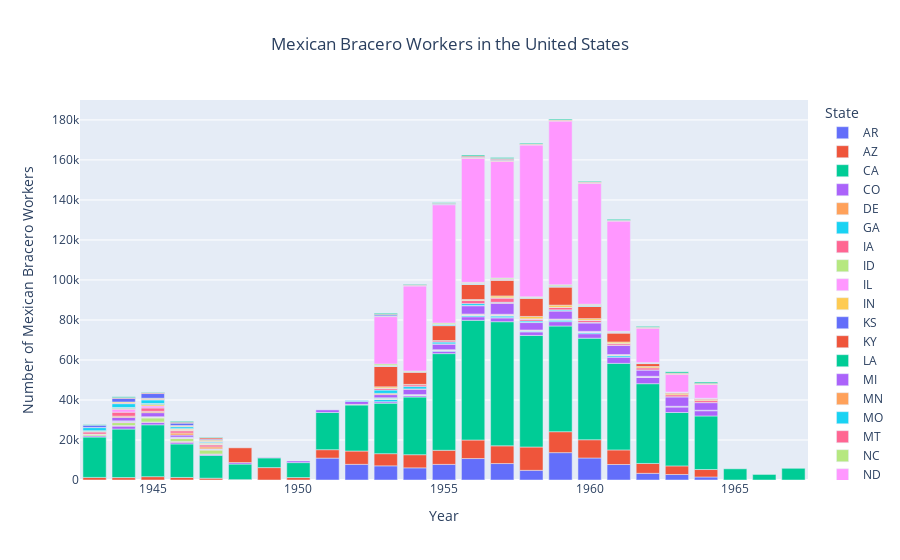

Notebook source saved alongside this figure:
### Markdown cell above
This drop before the end of the Bracero Program can even be seen in the numbers of contracted Bracero Workers. Like with seasonal workers, the decline in Bracero workers started declining in around 1960, showing that it is likely that the decline in seasonal workers was partly due to a decline in Bracero workers.

### Code cell
mexican_df = farmworkers_df[farmworkers_df['Mexican'].notna()]
mexican_df = farmworkers_df[farmworkers_df['Mexican'] > 0.0]
mexican_total = mexican_df.groupby(['State', 'Year'])['Mexican'].mean().reset_index()

bracerofig = px.bar(mexican_total, x='Year', y='Mexican', color='State', title='Mexican Bracero Workers in the United States',
                   labels={'Mexican': 'Number of Mexican Bracero Workers'})
bracerofig.update_layout(title={'x':0.5, 'xanchor': 'center'})
bracerofig.show()

### Figure 1 — Plotly figure (JSON) as saved in the notebook; plotly's stock layout.template omitted (floating-point values rounded to 4 significant figures)
{"data": [{"alignmentgroup": "True", "hovertemplate": "State=AR<br>Year=%{x}<br>Number of Mexican Bracero Workers=%{y}<extra></extra>", "legendgroup": "AR", "marker": {"color": "#636efa", "pattern": {"shape": ""}}, "name": "AR", "offsetgroup": "AR", "orientation": "v", "showlegend": true, "textposition": "auto", "type": "bar", "x": [1951, 1952, 1953, 1954, 1955, 1956, 1957, 1958, 1959, 1960, 1961, 1962, 1963, 1964], "xaxis": "x", "y": [10950, 7823.0, 7084.0, 6071.0, 7804.0, 10730.0, 8229, 4834.0, 13680.0, 11000.0, 7742.0, 3330, 2756.0, 1509.0], "yaxis": "y"}, {"alignmentgroup": "True", "hovertemplate": "State=AZ<br>Year=%{x}<br>Number of Mexican Bracero Workers=%{y}<extra></extra>", "legendgroup": "AZ", "marker": {"color": "#EF553B", "pattern": {"shape": ""}}, "name": "AZ", "offsetgroup": "AZ", "orientation": "v", "showlegend": true, "textposition": "auto", "type": "bar", "x": [1943, 1944, 1945, 1946, 1947, 1948, 1949, 1950, 1951, 1952, 1953, 1954, 1955, 1956, 1957, 1958, 1959, 1960, 1961, 1962, 1963, 1964], "xaxis": "x", "y": [1293.0, 1208.0, 1672.0, 1281.0, 900.5, 187.2, 6200, 1225, 4208.0, 6658.0, 6082.0, 6576.0, 7055.0, 9256.0, 8850.0, 11660.0, 10470.0, 9118.0, 7295.0, 4938.0, 4296, 3730.0], "yaxis": "y"}, {"alignmentgroup": "True", "hovertemplate": "State=CA<br>Year=%{x}<br>Number of Mexican Bracero Workers=%{y}<extra></extra>", "legendgroup": "CA", "marker": {"color": "#00cc96", "pattern": {"shape": ""}}, "name": "CA", "offsetgroup": "CA", "orientation": "v", "showlegend": true, "textposition": "auto", "type": "bar", "x": [1943, 1944, 1945, 1946, 1947, 1948, 1949, 1950, 1951, 1952, 1953, 1954, 1955, 1956, 1957, 1958, 1959, 1960, 1961, 1962, 1963, 1964, 1965, 1966, 1967], "xaxis": "x", "y": [20180.0, 24250.0, 25930.0, 16750.0, 11410.0, 7783.0, 4858.0, 7475, 18600, 23010.0, 25260.0, 28830.0, 48325, 59840.0, 62050.0, 55780.0, 52830.0, 50780.0, 43270, 39880.0, 26690.0, 26770.0, 5593.0, 2772, 5850], "yaxis": "y"}, {"alignmentgroup": "True", "hovertemplate": "State=CO<br>Year=%{x}<br>Number of Mexican Bracero Workers=%{y}<extra></extra>", "legendgroup": "CO", "marker": {"color": "#ab63fa", "pattern": {"shape": ""}}, "name": "CO", "offsetgroup": "CO", "orientation": "v", "showlegend": true, "textposition": "auto", "type": "bar", "x": [1943, 1944, 1945, 1946, 1947, 1949, 1950, 1953, 1954, 1955, 1956, 1957, 1958, 1959, 1960, 1961, 1962, 1963, 1964], "xaxis": "x", "y": [578.9, 1449.0, 1114.0, 793.2, 518, 234, 812, 710.4, 659.2, 1200, 1784.0, 1924.0, 1762.0, 2167.0, 2232.0, 3033.0, 3192.0, 2811.0, 2625.0], "yaxis": "y"}, {"alignmentgroup": "True", "hovertemplate": "State=DE<br>Year=%{x}<br>Number of Mexican Bracero Workers=%{y}<extra></extra>", "legendgroup": "DE", "marker": {"color": "#FFA15A", "pattern": {"shape": ""}}, "name": "DE", "offsetgroup": "DE", "orientation": "v", "showlegend": true, "textposition": "auto", "type": "bar", "x": [1957], "xaxis": "x", "y": [115], "yaxis": "y"}, {"alignmentgroup": "True", "hovertemplate": "State=GA<br>Year=%{x}<br>Number of Mexican Bracero Workers=%{y}<extra></extra>", "legendgroup": "GA", "marker": {"color": "#19d3f3", "pattern": {"shape": ""}}, "name": "GA", "offsetgroup": "GA", "orientation": "v", "showlegend": true, "textposition": "auto", "type": "bar", "x": [1953, 1954, 1955, 1956, 1957, 1958, 1959, 1960, 1961], "xaxis": "x", "y": [1152, 212.5, 242.3, 646.7, 888, 439, 821, 644.5, 763.5], "yaxis": "y"}, {"alignmentgroup": "True", "hovertemplate": "State=IA<br>Year=%{x}<br>Number of Mexican Bracero Workers=%{y}<extra></extra>", "legendgroup": "IA", "marker": {"color": "#FF6692", "pattern": {"shape": ""}}, "name": "IA", "offsetgroup": "IA", "orientation": "v", "showlegend": true, "textposition": "auto", "type": "bar", "x": [1944, 1945, 1946, 1947, 1953, 1956, 1957, 1958, 1959, 1960, 1961, 1962], "xaxis": "x", "y": [329.2, 292.7, 423.4, 172.6, 40, 30.67, 32, 44, 48.33, 70.67, 193, 98.5], "yaxis": "y"}, {"alignmentgroup": "True", "hovertemplate": "State=ID<br>Year=%{x}<br>Number of Mexican Bracero Workers=%{y}<extra></extra>", "legendgroup": "ID", "marker": {"color": "#B6E880", "pattern": {"shape": ""}}, "name": "ID", "offsetgroup": "ID", "orientation": "v", "showlegend": true, "textposition": "auto", "type": "bar", "x": [1943, 1944, 1945, 1946, 1947, 1953, 1954, 1955, 1956, 1957], "xaxis": "x", "y": [622.5, 1463.0, 2013.0, 1519, 1957.0, 223.8, 159.4, 179.2, 177.2, 127.2], "yaxis": "y"}, {"alignmentgroup": "True", "hovertemplate": "State=IL<br>Year=%{x}<br>Number of Mexican Bracero Workers=%{y}<extra></extra>", "legendgroup": "IL", "marker": {"color": "#FF97FF", "pattern": {"shape": ""}}, "name": "IL", "offsetgroup": "IL", "orientation": "v", "showlegend": true, "textposition": "auto", "type": "bar", "x": [1944, 1945, 1946, 1947, 1953, 1954, 1955, 1956, 1957, 1958, 1959, 1960, 1961, 1962, 1963], "xaxis": "x", "y": [576.8, 312.7, 379.1, 269.2, 24.6, 74.57, 159, 140.7, 150, 112.3, 82.5, 123, 47.5, 113, 35], "yaxis": "y"}, {"alignmentgroup": "True", "hovertemplate": "State=IN<br>Year=%{x}<br>Number of Mexican Bracero Workers=%{y}<extra></extra>", "legendgroup": "IN", "marker": {"color": "#FECB52", "pattern": {"shape": ""}}, "name": "IN", "offsetgroup": "IN", "orientation": "v", "showlegend": true, "textposition": "auto", "type": "bar", "x": [1944, 1945, 1946, 1947, 1952, 1953, 1954, 1955, 1956, 1957, 1958, 1959, 1960, 1961, 1962, 1963, 1964], "xaxis": "x", "y": [74.5, 191.1, 107.2, 86.88, 310, 210.2, 116.2, 166.5, 158, 255.2, 222, 187.4, 218.5, 293, 202.5, 185.5, 101], "yaxis": "y"}, {"alignmentgroup": "True", "hovertemplate": "State=KS<br>Year=%{x}<br>Number of Mexican Bracero Workers=%{y}<extra></extra>", "legendgroup": "KS", "marker": {"color": "#636efa", "pattern": {"shape": ""}}, "name": "KS", "offsetgroup": "KS", "orientation": "v", "showlegend": true, "textposition": "auto", "type": "bar", "x": [1943, 1944, 1945, 1946, 1947, 1956, 1957, 1958, 1959, 1960, 1961, 1962, 1963, 1964], "xaxis": "x", "y": [62.25, 218.9, 104.7, 180.6, 188.6, 28.67, 95, 39, 12.6, 14.17, 34, 78.5, 80.5, 143.3], "yaxis": "y"}, {"alignmentgroup": "True", "hovertemplate": "State=KY<br>Year=%{x}<br>Number of Mexican Bracero Workers=%{y}<extra></extra>", "legendgroup": "KY", "marker": {"color": "#EF553B", "pattern": {"shape": ""}}, "name": "KY", "offsetgroup": "KY", "orientation": "v", "showlegend": true, "textposition": "auto", "type": "bar", "x": [1953, 1956, 1957, 1958, 1959, 1960, 1961], "xaxis": "x", "y": [73.5, 193.5, 142.4, 96, 162.6, 94.25, 57], "yaxis": "y"}, {"alignmentgroup": "True", "hovertemplate": "State=LA<br>Year=%{x}<br>Number of Mexican Bracero Workers=%{y}<extra></extra>", "legendgroup": "LA", "marker": {"color": "#00cc96", "pattern": {"shape": ""}}, "name": "LA", "offsetgroup": "LA", "orientation": "v", "showlegend": true, "textposition": "auto", "type": "bar", "x": [1953], "xaxis": "x", "y": [245.7], "yaxis": "y"}, {"alignmentgroup": "True", "hovertemplate": "State=MI<br>Year=%{x}<br>Number of Mexican Bracero Workers=%{y}<extra></extra>", "legendgroup": "MI", "marker": {"color": "#ab63fa", "pattern": {"shape": ""}}, "name": "MI", "offsetgroup": "MI", "orientation": "v", "showlegend": true, "textposition": "auto", "type": "bar", "x": [1944, 1945, 1946, 1947, 1948, 1951, 1952, 1953, 1954, 1955, 1956, 1957, 1958, 1959, 1960, 1961, 1962, 1963, 1964], "xaxis": "x", "y": [1735, 2040, 1036.0, 54.55, 745.3, 1286.0, 1475.0, 1587.0, 2707.0, 2816.0, 4122.0, 5506.0, 3715, 4062.0, 4258.0, 4545.0, 3177.0, 4736.0, 3814.0], "yaxis": "y"}, {"alignmentgroup": "True", "hovertemplate": "State=MN<br>Year=%{x}<br>Number of Mexican Bracero Workers=%{y}<extra></extra>", "legendgroup": "MN", "marker": {"color": "#FFA15A", "pattern": {"shape": ""}}, "name": "MN", "offsetgroup": "MN", "orientation": "v", "showlegend": true, "textposition": "auto", "type": "bar", "x": [1943, 1944, 1945, 1946, 1947, 1953, 1954, 1955, 1956, 1957, 1958, 1959, 1960, 1961, 1962, 1963, 1964], "xaxis": "x", "y": [235.5, 612, 669.6, 1030.0, 990.9, 615.3, 138, 104, 155, 259.8, 100, 58, 49, 37.5, 29.33, 26.33, 14], "yaxis": "y"}, {"alignmentgroup": "True", "hovertemplate": "State=MO<br>Year=%{x}<br>Number of Mexican Bracero Workers=%{y}<extra></extra>", "legendgroup": "MO", "marker": {"color": "#19d3f3", "pattern": {"shape": ""}}, "name": "MO", "offsetgroup": "MO", "orientation": "v", "showlegend": true, "textposition": "auto", "type": "bar", "x": [1953, 1954, 1955, 1956, 1957, 1958, 1959, 1960], "xaxis": "x", "y": [1650, 1163.0, 906, 938.3, 227.5, 685, 497, 194.8], "yaxis": "y"}, {"alignmentgroup": "True", "hovertemplate": "State=MT<br>Year=%{x}<br>Number of Mexican Bracero Workers=%{y}<extra></extra>", "legendgroup": "MT", "marker": {"color": "#FF6692", "pattern": {"shape": ""}}, "name": "MT", "offsetgroup": "MT", "orientation": "v", "showlegend": true, "textposition": "auto", "type": "bar", "x": [1943, 1944, 1945, 1946, 1947, 1953, 1954, 1955, 1956, 1957, 1958, 1959, 1960, 1961, 1962, 1963, 1964], "xaxis": "x", "y": [1029.0, 1986.0, 1669.0, 1081.0, 986.7, 847, 877.7, 627.7, 1507, 2082.0, 831, 1217, 1002, 798.7, 1011.0, 981.7, 983.5], "yaxis": "y"}, {"alignmentgroup": "True", "hovertemplate": "State=NC<br>Year=%{x}<br>Number of Mexican Bracero Workers=%{y}<extra></extra>", "legendgroup": "NC", "marker": {"color": "#B6E880", "pattern": {"shape": ""}}, "name": "NC", "offsetgroup": "NC", "orientation": "v", "showlegend": true, "textposition": "auto", "type": "bar", "x": [1947], "xaxis": "x", "y": [330.3], "yaxis": "y"}, {"alignmentgroup": "True", "hovertemplate": "State=ND<br>Year=%{x}<br>Number of Mexican Bracero Workers=%{y}<extra></extra>", "legendgroup": "ND", "marker": {"color": "#FF97FF", "pattern": {"shape": ""}}, "name": "ND", "offsetgroup": "ND", "orientation": "v", "showlegend": true, "textposition": "auto", "type": "bar", "x": [1943, 1944, 1945, 1946, 1947, 1953, 1957, 1958, 1959, 1960, 1961], "xaxis": "x", "y": [199.5, 1503.0, 1036.0, 242.2, 58.22, 80, 170, 249, 36, 54, 108], "yaxis": "y"}, {"alignmentgroup": "True", "hovertemplate": "State=NE<br>Year=%{x}<br>Number of Mexican Bracero Workers=%{y}<extra></extra>", "legendgroup": "NE", "marker": {"color": "#FECB52", "pattern": {"shape": ""}}, "name": "NE", "offsetgroup": "NE", "orientation": "v", "showlegend": true, "textposition": "auto", "type": "bar", "x": [1943, 1944, 1945, 1946, 1947, 1953, 1954, 1955, 1956, 1957, 1958, 1959, 1960, 1961, 1962, 1963, 1964], "xaxis": "x", "y": [182.5, 425.7, 684.3, 663.8, 505.9, 698, 209.5, 123.9, 450.8, 896.7, 1202.0, 1072, 811.3, 765.3, 702, 681.8, 546.3], "yaxis": "y"}, {"alignmentgroup": "True", "hovertemplate": "State=NH<br>Year=%{x}<br>Number of Mexican Bracero Workers=%{y}<extra></extra>", "legendgroup": "NH", "marker": {"color": "#636efa", "pattern": {"shape": ""}}, "name": "NH", "offsetgroup": "NH", "orientation": "v", "showlegend": true, "textposition": "auto", "type": "bar", "x": [1956], "xaxis": "x", "y": [79], "yaxis": "y"}, {"alignmentgroup": "True", "hovertemplate": "State=NM<br>Year=%{x}<br>Number of Mexican Bracero Workers=%{y}<extra></extra>", "legendgroup": "NM", "marker": {"color": "#EF553B", "pattern": {"shape": ""}}, "name": "NM", "offsetgroup": "NM", "orientation": "v", "showlegend": true, "textposition": "auto", "type": "bar", "x": [1946, 1948, 1953, 1954, 1955, 1956, 1957, 1958, 1959, 1960, 1961, 1962, 1963, 1964], "xaxis": "x", "y": [22.38, 7356, 10230.0, 6132.0, 7463.0, 7571.0, 7945, 9125.0, 9087.0, 6082.0, 4514.0, 1443.0, 543.8, 393.6], "yaxis": "y"}, {"alignmentgroup": "True", "hovertemplate": "State=NV<br>Year=%{x}<br>Number of Mexican Bracero Workers=%{y}<extra></extra>", "legendgroup": "NV", "marker": {"color": "#00cc96", "pattern": {"shape": ""}}, "name": "NV", "offsetgroup": "NV", "orientation": "v", "showlegend": true, "textposition": "auto", "type": "bar", "x": [1943, 1944, 1945, 1946, 1947, 1953, 1954, 1955, 1956, 1957, 1958, 1959, 1960, 1961, 1962, 1963], "xaxis": "x", "y": [281.1, 304.5, 443.4, 220, 119.1, 82, 60, 43, 22.33, 31, 39.57, 37.71, 60.86, 25.14, 29, 29], "yaxis": "y"}, {"alignmentgroup": "True", "hovertemplate": "State=NY<br>Year=%{x}<br>Number of Mexican Bracero Workers=%{y}<extra></extra>", "legendgroup": "NY", "marker": {"color": "#ab63fa", "pattern": {"shape": ""}}, "name": "NY", "offsetgroup": "NY", "orientation": "v", "showlegend": true, "textposition": "auto", "type": "bar", "x": [1947], "xaxis": "x", "y": [173.7], "yaxis": "y"}, {"alignmentgroup": "True", "hovertemplate": "State=OH<br>Year=%{x}<br>Number of Mexican Bracero Workers=%{y}<extra></extra>", "legendgroup": "OH", "marker": {"color": "#FFA15A", "pattern": {"shape": ""}}, "name": "OH", "offsetgroup": "OH", "orientation": "v", "showlegend": true, "textposition": "auto", "type": "bar", "x": [1944, 1945, 1956, 1957], "xaxis": "x", "y": [129, 80.75, 50, 64], "yaxis": "y"}, {"alignmentgroup": "True", "hovertemplate": "State=OR<br>Year=%{x}<br>Number of Mexican Bracero Workers=%{y}<extra></extra>", "legendgroup": "OR", "marker": {"color": "#19d3f3", "pattern": {"shape": ""}}, "name": "OR", "offsetgroup": "OR", "orientation": "v", "showlegend": true, "textposition": "auto", "type": "bar", "x": [1943, 1944, 1945, 1946, 1947, 1952, 1953, 1955, 1956, 1957, 1958, 1959, 1960, 1961, 1962, 1963, 1964], "xaxis": "x", "y": [1537.0, 1894.0, 1786.0, 901.8, 486, 425.2, 159, 590.5, 349.6, 205, 199, 359, 349, 327, 234, 67, 187], "yaxis": "y"}, {"alignmentgroup": "True", "hovertemplate": "State=SD<br>Year=%{x}<br>Number of Mexican Bracero Workers=%{y}<extra></extra>", "legendgroup": "SD", "marker": {"color": "#FF6692", "pattern": {"shape": ""}}, "name": "SD", "offsetgroup": "SD", "orientation": "v", "showlegend": true, "textposition": "auto", "type": "bar", "x": [1943, 1944, 1945, 1946, 1947, 1953, 1954, 1955, 1956, 1957, 1958, 1959, 1960, 1961, 1962, 1963, 1964], "xaxis": "x", "y": [73.62, 308.2, 340.5, 204.8, 144.8, 185, 209.5, 111, 202, 296, 167.5, 216, 229, 125.5, 84, 49, 51], "yaxis": "y"}, {"alignmentgroup": "True", "hovertemplate": "State=TN<br>Year=%{x}<br>Number of Mexican Bracero Workers=%{y}<extra></extra>", "legendgroup": "TN", "marker": {"color": "#B6E880", "pattern": {"shape": ""}}, "name": "TN", "offsetgroup": "TN", "orientation": "v", "showlegend": true, "textposition": "auto", "type": "bar", "x": [1953, 1954, 1955, 1956, 1957, 1958, 1959, 1960, 1961, 1962], "xaxis": "x", "y": [749.5, 315, 548.7, 376.2, 453.2, 269.8, 503.2, 478.8, 331, 165], "yaxis": "y"}, {"alignmentgroup": "True", "hovertemplate": "State=TX<br>Year=%{x}<br>Number of Mexican Bracero Workers=%{y}<extra></extra>", "legendgroup": "TX", "marker": {"color": "#FF97FF", "pattern": {"shape": ""}}, "name": "TX", "offsetgroup": "TX", "orientation": "v", "showlegend": true, "textposition": "auto", "type": "bar", "x": [1953, 1954, 1955, 1956, 1957, 1958, 1959, 1960, 1961, 1962, 1963, 1964], "xaxis": "x", "y": [23680.0, 42490.0, 59150, 62050.0, 58360.0, 75889, 81808, 60500.0, 55130.0, 17185, 8907.0, 6895], "yaxis": "y"}, {"alignmentgroup": "True", "hovertemplate": "State=UT<br>Year=%{x}<br>Number of Mexican Bracero Workers=%{y}<extra></extra>", "legendgroup": "UT", "marker": {"color": "#FECB52", "pattern": {"shape": ""}}, "name": "UT", "offsetgroup": "UT", "orientation": "v", "showlegend": true, "textposition": "auto", "type": "bar", "x": [1944, 1945, 1946, 1947, 1953, 1954, 1955, 1956, 1957, 1958, 1959, 1960, 1961, 1962, 1963, 1964], "xaxis": "x", "y": [516.2, 492.6, 410.3, 586.8, 234.2, 182, 217.7, 305.2, 461.3, 291.7, 335.6, 259.3, 208.3, 312, 291.3, 275.5], "yaxis": "y"}, {"alignmentgroup": "True", "hovertemplate": "State=WA<br>Year=%{x}<br>Number of Mexican Bracero Workers=%{y}<extra></extra>", "legendgroup": "WA", "marker": {"color": "#636efa", "pattern": {"shape": ""}}, "name": "WA", "offsetgroup": "WA", "orientation": "v", "showlegend": true, "textposition": "auto", "type": "bar", "x": [1943, 1944, 1945, 1946, 1947, 1953, 1954, 1955, 1956, 1957, 1960], "xaxis": "x", "y": [1115.0, 1823.0, 2342.0, 1175.0, 457.2, 605.1, 176.2, 271.5, 242.7, 451.2, 60], "yaxis": "y"}, {"alignmentgroup": "True", "hovertemplate": "State=WI<br>Year=%{x}<br>Number of Mexican Bracero Workers=%{y}<extra></extra>", "legendgroup": "WI", "marker": {"color": "#EF553B", "pattern": {"shape": ""}}, "name": "WI", "offsetgroup": "WI", "orientation": "v", "showlegend": true, "textposition": "auto", "type": "bar", "x": [1944, 1945, 1946, 1947, 1953, 1954, 1955, 1956, 1957, 1958, 1959, 1960, 1961, 1962, 1963, 1964], "xaxis": "x", "y": [344.5, 401, 448.8, 686.9, 351, 251.2, 251.4, 490.3, 424.9, 258.8, 275.8, 307.6, 197.8, 213, 279.8, 314.8], "yaxis": "y"}, {"alignmentgroup": "True", "hovertemplate": "State=WY<br>Year=%{x}<br>Number of Mexican Bracero Workers=%{y}<extra></extra>", "legendgroup": "WY", "marker": {"color": "#00cc96", "pattern": {"shape": ""}}, "name": "WY", "offsetgroup": "WY", "orientation": "v", "showlegend": true, "textposition": "auto", "type": "bar", "x": [1943, 1944, 1945, 1946, 1947, 1953, 1954, 1955, 1956, 1957, 1958, 1959, 1960, 1961, 1962, 1963, 1964], "xaxis": "x", "y": [273.9, 437.9, 247.2, 453, 258.6, 473, 281.2, 282, 523.8, 518.2, 394.8, 434.5, 351.2, 476, 396, 621.7, 592.3], "yaxis": "y"}], "layout": {"autosize": true, "barmode": "relative", "legend": {"title": {"text": "State"}, "tracegroupgap": 0}, "title": {"text": "Mexican Bracero Workers in the United States", "x": 0.5, "xanchor": "center"}, "xaxis": {"anchor": "y", "autorange": true, "domain": [0, 1], "range": [1942.0, 1968.0], "title": {"text": "Year"}, "type": "linear"}, "yaxis": {"anchor": "x", "autorange": true, "domain": [0, 1], "range": [0, 190000.0], "title": {"text": "Number of Mexican Bracero Workers"}, "type": "linear"}}}
